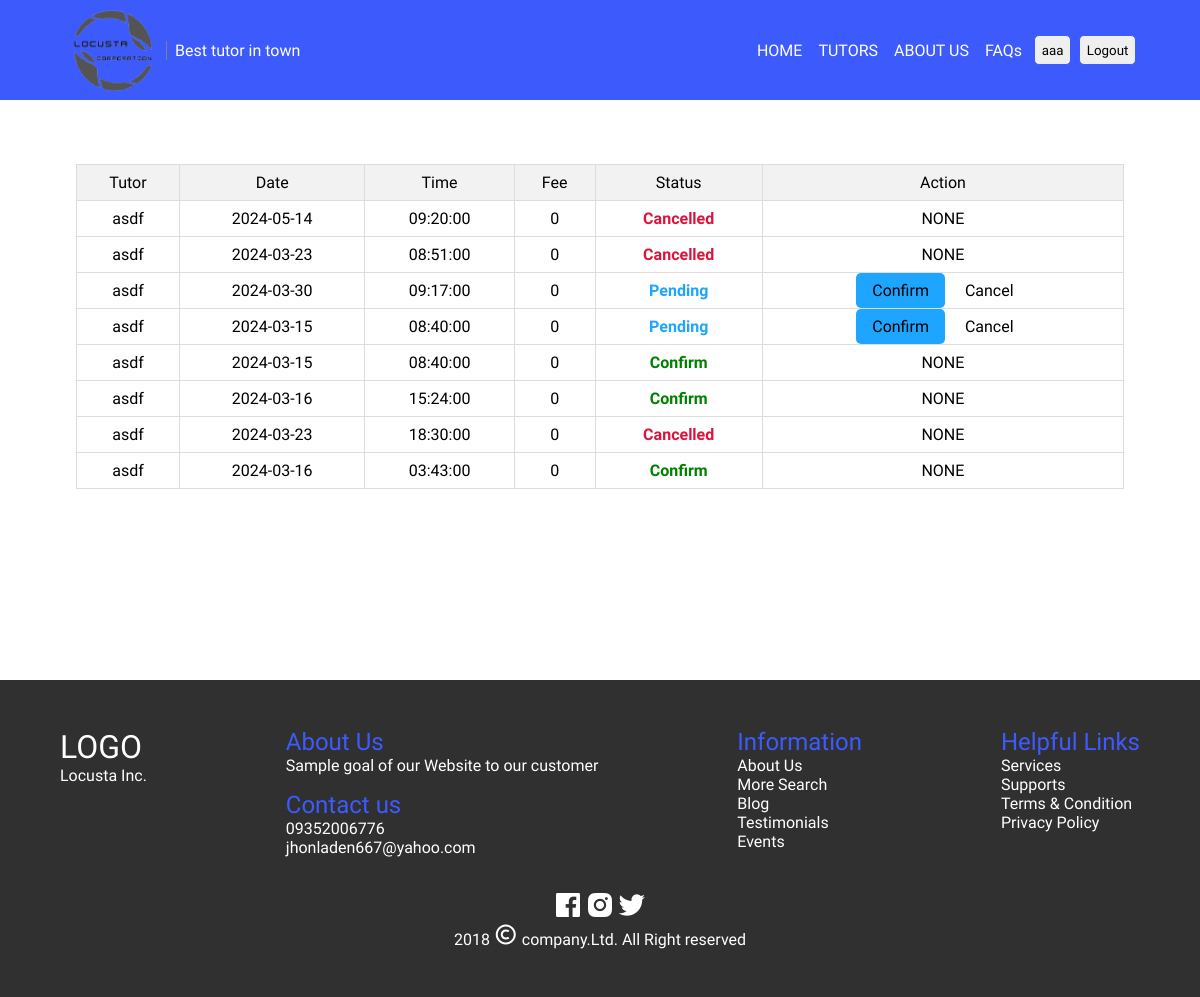
The app's page /tutor/tutor-schedule.php (signed in) with its own data.
### tables this page shows
CREATE TABLE `schedule` (
  `schedule_id` int(11) NOT NULL,
  `tutor_id` int(11) NOT NULL,
  `learner_id` int(11) NOT NULL,
  `date` date NOT NULL,
  `time` time NOT NULL,
  `fee` int(11) NOT NULL,
  `status` varchar(255) NOT NULL,
  `date_created` varchar(255) NOT NULL DEFAULT current_timestamp(),
  `date_updated` varchar(255) NOT NULL DEFAULT current_timestamp()
);

CREATE TABLE `tutor` (
  `id` int(11) NOT NULL,
  `username` varchar(255) NOT NULL,
  `password` varchar(255) NOT NULL,
  `firstname` varchar(255) NOT NULL,
  `middlename` varchar(255) NOT NULL,
  `lastname` varchar(255) NOT NULL,
  `phone` int(20) NOT NULL,
  `address` varchar(255) NOT NULL,
  `age` int(2) NOT NULL,
  `type` varchar(255) NOT NULL DEFAULT 'tutor'
);

### classes/schedule.class.php (called while the page is built, shortened)
<?php
require_once 'database.php';
class Schedule{
    protected $db ;
    function __construct(){
        $this->db = new Database();
    }
    function show_with_tutor_id($id) {
        $sql = "SELECT schedule.*, tutor.firstname AS tutor_firstname, learner.firstname AS learner_firstname
                FROM schedule
                INNER JOIN tutor ON schedule.tutor_id = tutor.id
                INNER JOIN learner ON schedule.learner_id = learner.id
                WHERE schedule.tutor_id = :id
                ORDER BY schedule.date_created DESC";
        $query = $this->db->connect()->prepare($sql);
        $query->bindParam(':id', $id, PDO::PARAM_INT);
        $data = array();
        if ($query->execute()) {
            $data = $query->fetchAll(PDO::FETCH_ASSOC);
        }
        return $data;
    }
}
?>

### classes/database.php (called while the page is built)
<?php
    class Database{
        public $host = 'locahost';
        public $username = 'root';
        public $password = '';
        public $database = 'tutor_appointment';
        protected $connection ;
        function connect(){
            try {
                $this->connection = new PDO("mysql: host= $this->host;dbname=$this->database",$this->username, $this->password);
            }catch(PDOException $e){
                echo 'connection error'. $e->getMessage();
            }
            return $this->connection;
        }
    }
?>

### tutor/tutor-schedule.php (the view, shortened to what this page needs)
<?php
    require_once "../includes/header.php";
    require_once "../classes/schedule.class.php";
?>
    <main>
        <div class="schedule-container container">
        <table>
    <thead>
        <tr>
            <th>Tutor</th>
            <th>Date</th>
            <th>Time</th>
            <th>Fee</th>
            <th>Status</th>
            <th>Action</th>
        </tr>
    </thead>
    <tbody>
    <?php
    require_once '../classes/schedule.class.php';
    $schedule = new Schedule();
    $accounts = $schedule->show_with_tutor_id($_SESSION['logged-in']['id']);
    if(empty($accounts)){
    ?>
         <tr class = "empty-record">
            <td colspan="6" >RECORD IS EMPTY</td>
        </tr>
    <?php
    }else{
        foreach ($accounts as $keys => $value) {
    ?>
            <tr>
                <td><?php echo $value['tutor_firstname']?></td>
                <td><?php echo $value['date']?></td>
                <td><?php echo $value['time']?></td></td>
                <td><?php echo $value['fee']?></td></td>
                <td <?php if ($value['status'] == 'Pending'): ?>
                    class="pending"
                <?php elseif ($value['status'] == 'Confirm'): ?>
                    class="confirm"
                <?php else: ?>
                    class="cancelled"
                <?php endif; ?>><?php echo $value['status']?></td>
                <td class="action">
                    <?php
                        if($value['status'] == 'Pending'){
                    ?>
                            <a class = "confirm" href="tutor-schedule.php?confirm_id=<?php echo $value['schedule_id']?>">Confirm</a>
                            <a class = "cancel" href="tutor-schedule.php?cancelled_id=<?php echo $value['schedule_id']?>">Cancel</a>
                    <?php
                        }else{
                        ?>
                            <p>NONE</p>
                        <?php
                        }
                    ?>
                </td>
            </tr>
    <?php
        }
    }
     ?>
    </tbody>
</table>
        </div>
    </main>
<?php
    require_once "../includes/footer.php";
?>

### includes/header.php (shortened to what this page needs)
<!DOCTYPE html>
<html lang="en">
<head>
    <link href='https://unpkg.com/boxicons@2.1.4/css/boxicons.min.css' rel='stylesheet'>
    <link rel = "stylesheet" href = "../css/reusable.css">
    <link rel = "stylesheet" href = "../css/style.css">
    <link rel = "stylesheet" href = "../css/login-form.css">
    <link rel = "stylesheet" href = "../css/collapse.css">
    <link rel = "stylesheet" href = "../css/tutor-sign-up.css">
    <link rel = "stylesheet" href = "../css/learner-profile.css">
    <link rel = "stylesheet" href = "../css/appointment.css">
    <link rel = "stylesheet" href = "../css/tutor-schedule.css">
    <link rel = "stylesheet" href = "../css/modal.css">
</head>
<body>
    <header id = "head" class = "bg-blue">
        <div class="container container-header">
            <div class="nav-sign">
                <ul class = "navbar h-text navbar-collapse" >
                    <li class = "nav-item"><a class = "nav-link <?php echo $home; ?>" href="../end-users/home.php">HOME</a></li>
                    <li class = "nav-item"><a class = "nav-link <?php echo $tutors; ?>" href="../end-users/tutors.php">TUTORS</a></li>
                    <li  id = "about-link" class = "nav-item" ><a  class = "nav-link" href="#about">ABOUT US</a></li>
                    <li class = "nav-item"><a class = "nav-link <?php echo $faqs; ?>" href="../end-users/faqs.php">FAQs</a></li>
                    <?php
                        if(isset($_SESSION['logged-in'])){
                            if($_SESSION['logged-in']['type'] == 'learner'){
                            ?>
                            <button class= " "><a href="../learner/learner-profile.php?learner_id=<?php echo $_SESSION['logged-in']['id']?>"><?php echo $_SESSION['logged-in']['username'];?></a></button>
                            <button class= ""> <a href="../includes/logout.php">Logout</a></button>
                        <?php
                            }else{?>
                                <button class= ""><a href="../tutor/tutor-profile.php?tutor_id=<?php echo $_SESSION['logged-in']['id']?>"><?php echo $_SESSION['logged-in']['username'];?></a></button>
                                <button class= ""> <a href="../includes/logout.php">Logout</a></button>
                            <?php
                            }
                        }else{
                    ?>
                        <button class= "log-in join">Login</button>
                    <?php
                    }
                    ?>
                </ul>
            </div>
            <div class="logo-quote container-flex">
                <img class = "logo" src="../images/grid/profile/logo-orig.png" alt="">
                <div class="quote h-text">Best tutor in town</div>
            </div>
        </div>
    </header>

### includes/footer.php (shortened to what this page needs)
<footer class = "footer-bg" id = "about">
        <div class="info container">
            <div class="logo-company">
                <h1 class="footer-logo">LOGO</h1>
                <p>Locusta Inc.</p>
            </div>
            <div class="about-contact">
                <div class="about">
                    <h2 class = "footer-title">About Us</h2>
                    <p>
                        Sample goal of our Website to our customer
                    </p>
                </div>
                <div class="contact">
                    <h2 class = "footer-title">Contact us</h2>
                    <ul>
                        <li>09352006776</li>
                        <li>jhonladen667@yahoo.com</li>
                    </ul>
                </div>
            </div>
            <div class="information">
                <h2 class = "footer-title">Information</h2>
                <ul>
                    <li><a href="#">About Us</a></li>
                    <li><a href="#">More Search</a></li>
                    <li><a href="#">Blog</a></li>
                    <li><a href="#">Testimonials</a></li>
                    <li><a href="#">Events</a></li>
                </ul>
            </div>
            <div class="helpful-links">
                <h2 class="footer-title">Helpful Links</h2>
                <ul>
                    <li><a href="#">Services</a></li>
                    <li><a href="#">Supports</a></li>
                    <li><a href="#">Terms & Condition</a></li>
                    <li><a href="#">Privacy Policy</a></li>
                </ul>
            </div>
        </div>
        <div class="platforms">
            <div class="platforms-logo">
                <ul>
                    <li><a href="#"><i class='bx bxl-facebook-square footer-icon'></i></a></li>
                    <li><a href="#"><i class='bx bxl-instagram-alt footer-icon' ></i></a></li>
                    <li><a href="#"><i class='bx bxl-twitter footer-icon' ></i></a></li>
                </ul>
            </div>
            <div class="copyright">
                <p>2018 <i class='bx bx-copyright' ></i> company.Ltd. All Right reserved </p>
            </div>
        </div>
    </footer>
</body>
</html>

### css/reusable.css (style rules this page uses)
:root { --h-text: #3D5BFC; --dark-2: #1a1f27; --text-color: #a5a9ac; --secondary-color: #c48af9; --blue-berry: #2d3b41; --sea: #1da5ff; --font-color: #62646a; --gold: #ffbe5b; --trans-05: all 0.5s ease; --trans-04: all 0.4s ease; --trans-03: all 0.3s ease; --trans-02: all 0.2s ease; --trans-01: all 0.1s ease; }
* { margin: 0; padding: 0; font-weight: 400; box-sizing: border-box; font-family: 'Assistant' ; }
a { text-decoration: none; color: inherit; }
ul { list-style-type: none; }
.container { width: 90%; max-width: 1290px; margin: 0 auto; }
button { cursor: pointer; background-color: none; color: none; padding: 0.5em; border: 1px solid var(--h-text); border-radius: 5px; }
.bx { font-size: 1.5rem; }

### css/style.css (style rules this page uses)
.container-flex { display: flex; flex-direction: column; align-items: center; justify-content: space-between; }
@media (min-width: 850px) { .container-flex { flex-direction: row; } }
header { position: fixed; width: 100%; background-color: #fff; transition: background-color 0.5s; z-index: 1; }
.container-header { display: flex; justify-content: space-between; align-items: center; }
.logo { height: 100px; }
.quote { margin-top: -0.5em; display: none; transition: var(--trans-05); }
.bg-blue .quote { color: inherit; }
.logo-quote { margin-bottom: 0.5em; }
.h-text { color: var(--h-text); }
.bg-blue { background-color: var(--h-text); color: #fff; }
@media (min-width: 850px) { .logo-quote { margin-bottom: 0; } }
@media (min-width: 850px) { .quote { margin-top: 0; border-left: 1px solid gray; padding-left: 0.5em; display: block; } }
.nav-sign { display: flex; flex-direction: column; align-items: center; }
.navbar { display: flex; flex-direction: column; align-items: center; margin-bottom: 1em; position: absolute; left: -100%; top: 107.996px; background-color: #fff; width: 100%; height: 100vh; padding: 2rem 0; transition: var(--trans-05); }
.bg-blue .navbar { background-color: var(--h-text); color: inherit; }
#head li { margin: 0.5em; }
button { margin-bottom: 0.3em; }
@media (min-width: 850px) { .nav-sign { flex-direction: row; } }
@media (min-width: 850px) { .navbar { display: flex; flex-direction: row; margin-bottom: 0; height: 100%; width: fit-content; left: 0; top: 0; z-index: 0; position: relative; } }
@media (min-width: 850px) { button { margin: 0 0.3em ; } }
@media (min-width: 850px) { .container-header { flex-direction: row-reverse; } }
main { position: relative; z-index: 0; top: 100px; }
footer { padding: 3em 0; position: relative; top: 100px; }
.footer-bg { background-color: #303030; color: #fff; }
.info div { display: flex; flex-direction: column; align-items: center; margin-bottom: 1em; }
.info div h1, .info div h2, .info div p, .info div li { display: flex; flex-direction: column; align-items: center; }
.platforms-logo ul { display: flex; justify-content: center; }
.footer-icon { font-size: 2rem; }
.about p { text-align: center; }
.copyright { text-align: center; }
footer h2 { color: var(--h-text); }
@media (min-width: 850px) { .info { display: flex; justify-content: space-between; } }
@media (min-width: 850px) { .info div { align-items: flex-start; } }
@media (min-width: 850px) { .info div h1, .info div h2, .info div p, .info div li { align-items: flex-start; } }

### css/learner-profile.css (style rules this page uses)
.record-container th, td { border: 1px solid #dddddd; text-align: center; padding: 8px; }

### css/tutor-schedule.css (style rules this page uses)
.schedule-container { height: 100%; min-height: 500px; max-height: 1000px; padding: 4em 1em; margin-bottom: 5em; }
.schedule-container table { width: 100%; border-collapse: collapse; }
.schedule-container th, td { border: 1px solid #dddddd; text-align: center; padding: 8px; }
td.pending, td.cancelled, td.confirm { color: #fff; font-weight: bolder; }
.schedule-container td.confirm { color: green; }
.schedule-container td.pending { color: var(--sea); }
.schedule-container td.cancelled { color: crimson; }
.schedule-container th { background-color: #f2f2f2; }
.schedule-container tr td.action a { padding: 0.5em 1em; border-radius: 5px; }
.schedule-container td.action a.confirm { background-color: var(--sea);; }

### records on screen
schedule: tutor.firstname "asdf", date "2024-05-14", time "09:20:00", fee "0", status "Cancelled", shows "NONE"
schedule: tutor.firstname "asdf", date "2024-03-23", time "08:51:00", fee "0", status "Cancelled", shows "NONE"
schedule: tutor.firstname "asdf", date "2024-03-30", time "09:17:00", fee "0", status "Pending"
schedule: tutor.firstname "asdf", date "2024-03-15", time "08:40:00", fee "0", status "Pending"
schedule: tutor.firstname "asdf", date "2024-03-15", time "08:40:00", fee "0", status "Confirm", shows "NONE"
schedule: tutor.firstname "asdf", date "2024-03-16", time "15:24:00", fee "0", status "Confirm", shows "NONE"
schedule: tutor.firstname "asdf", date "2024-03-23", time "18:30:00", fee "0", status "Cancelled", shows "NONE"
schedule: tutor.firstname "asdf", date "2024-03-16", time "03:43:00", fee "0", status "Confirm", shows "NONE"

### other values on screen
$_SESSION['logged-in']['username'] "aaa"
